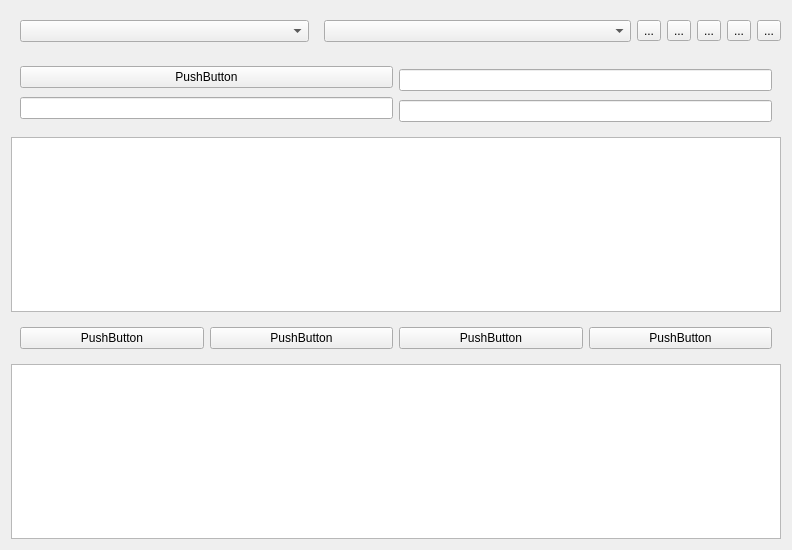
<ui version="4.0" >
 <class>msgWnd</class>
 <widget class="QWidget" name="msgWnd" >
  <property name="geometry" >
   <rect>
    <x>0</x>
    <y>0</y>
    <width>792</width>
    <height>550</height>
   </rect>
  </property>
  <property name="windowTitle" >
   <string>Form</string>
  </property>
  <layout class="QVBoxLayout" >
   <item>
    <layout class="QHBoxLayout" >
     <item>
      <widget class="QWidget" native="1" name="protoWidget" >
       <layout class="QHBoxLayout" >
        <item>
         <widget class="QComboBox" name="msgTypeBox" >
          <property name="focusPolicy" >
           <enum>Qt::StrongFocus</enum>
          </property>
         </widget>
        </item>
       </layout>
      </widget>
     </item>
     <item>
      <widget class="QComboBox" name="recieverID" />
     </item>
     <item>
      <widget class="QToolButton" name="groupBtn" >
       <property name="text" >
        <string>...</string>
       </property>
      </widget>
     </item>
     <item>
      <widget class="QToolButton" name="historyBtn" >
       <property name="text" >
        <string>...</string>
       </property>
      </widget>
     </item>
     <item>
      <widget class="QToolButton" name="userInfoBtn" >
       <property name="text" >
        <string>...</string>
       </property>
      </widget>
     </item>
     <item>
      <widget class="QToolButton" name="encodingBtn" >
       <property name="text" >
        <string>...</string>
       </property>
      </widget>
     </item>
     <item>
      <widget class="QToolButton" name="closeWindBtn" >
       <property name="text" >
        <string>...</string>
       </property>
      </widget>
     </item>
    </layout>
   </item>
   <item>
    <widget class="QWidget" native="1" name="userInfoWidget" >
     <layout class="QGridLayout" >
      <item row="0" column="0" >
       <widget class="QPushButton" name="pushButton" >
        <property name="text" >
         <string>PushButton</string>
        </property>
       </widget>
      </item>
      <item rowspan="2" row="0" column="1" >
       <widget class="QLineEdit" name="lineEdit" />
      </item>
      <item rowspan="2" row="1" column="0" >
       <widget class="QLineEdit" name="lineEdit_2" />
      </item>
      <item row="2" column="1" >
       <widget class="QLineEdit" name="lineEdit_3" />
      </item>
     </layout>
    </widget>
   </item>
   <item>
    <widget class="QTextEdit" name="msgsView" />
   </item>
   <item>
    <widget class="QWidget" native="1" name="msgWidget" >
     <layout class="QHBoxLayout" >
      <item>
       <widget class="QPushButton" name="pushButton_2" >
        <property name="text" >
         <string>PushButton</string>
        </property>
       </widget>
      </item>
      <item>
       <widget class="QPushButton" name="pushButton_3" >
        <property name="text" >
         <string>PushButton</string>
        </property>
       </widget>
      </item>
      <item>
       <widget class="QPushButton" name="pushButton_4" >
        <property name="text" >
         <string>PushButton</string>
        </property>
       </widget>
      </item>
      <item>
       <widget class="QPushButton" name="pushButton_5" >
        <property name="text" >
         <string>PushButton</string>
        </property>
       </widget>
      </item>
     </layout>
    </widget>
   </item>
   <item>
    <widget class="QTextEdit" name="msgEdit" />
   </item>
  </layout>
 </widget>
 <resources/>
 <connections/>
</ui>
